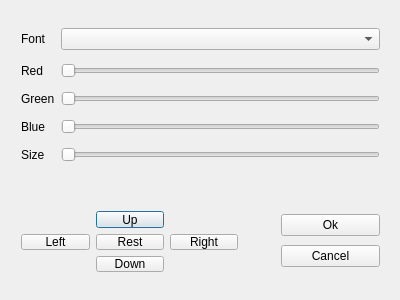
<?xml version="1.0" encoding="UTF-8"?>
<ui version="4.0">
 <class>TextSettings</class>
 <widget class="QDialog" name="TextSettings">
  <property name="geometry">
   <rect>
    <x>0</x>
    <y>0</y>
    <width>400</width>
    <height>300</height>
   </rect>
  </property>
  <property name="windowTitle">
   <string>TextSettings</string>
  </property>
  <widget class="QWidget" name="gridLayoutWidget">
   <property name="geometry">
    <rect>
     <x>10</x>
     <y>10</y>
     <width>381</width>
     <height>171</height>
    </rect>
   </property>
   <layout class="QGridLayout" name="gridLayout_2">
    <item row="3" column="0">
     <widget class="QLabel" name="label_4">
      <property name="text">
       <string>Blue</string>
      </property>
     </widget>
    </item>
    <item row="1" column="1">
     <widget class="QSlider" name="horizontalSlider">
      <property name="orientation">
       <enum>Qt::Horizontal</enum>
      </property>
     </widget>
    </item>
    <item row="0" column="0">
     <widget class="QLabel" name="label">
      <property name="text">
       <string>Font</string>
      </property>
     </widget>
    </item>
    <item row="2" column="1">
     <widget class="QSlider" name="horizontalSlider_2">
      <property name="orientation">
       <enum>Qt::Horizontal</enum>
      </property>
     </widget>
    </item>
    <item row="2" column="0">
     <widget class="QLabel" name="label_3">
      <property name="text">
       <string>Green</string>
      </property>
     </widget>
    </item>
    <item row="3" column="1">
     <widget class="QSlider" name="horizontalSlider_3">
      <property name="orientation">
       <enum>Qt::Horizontal</enum>
      </property>
     </widget>
    </item>
    <item row="0" column="1">
     <widget class="QComboBox" name="comboBox"/>
    </item>
    <item row="1" column="0">
     <widget class="QLabel" name="label_2">
      <property name="text">
       <string>Red</string>
      </property>
     </widget>
    </item>
    <item row="4" column="0">
     <widget class="QLabel" name="label_5">
      <property name="text">
       <string>Size</string>
      </property>
     </widget>
    </item>
    <item row="4" column="1">
     <widget class="QSlider" name="horizontalSlider_4">
      <property name="orientation">
       <enum>Qt::Horizontal</enum>
      </property>
     </widget>
    </item>
   </layout>
  </widget>
  <widget class="QWidget" name="gridLayoutWidget_2">
   <property name="geometry">
    <rect>
     <x>10</x>
     <y>200</y>
     <width>239</width>
     <height>83</height>
    </rect>
   </property>
   <layout class="QGridLayout" name="gridLayout_3">
    <item row="0" column="1">
     <widget class="QPushButton" name="pushButton_4">
      <property name="text">
       <string>Up</string>
      </property>
     </widget>
    </item>
    <item row="1" column="0">
     <widget class="QPushButton" name="pushButton">
      <property name="text">
       <string>Left</string>
      </property>
     </widget>
    </item>
    <item row="1" column="1">
     <widget class="QPushButton" name="pushButton_2">
      <property name="text">
       <string>Rest</string>
      </property>
     </widget>
    </item>
    <item row="1" column="2">
     <widget class="QPushButton" name="pushButton_3">
      <property name="text">
       <string>Right</string>
      </property>
     </widget>
    </item>
    <item row="2" column="1">
     <widget class="QPushButton" name="pushButton_5">
      <property name="text">
       <string>Down</string>
      </property>
     </widget>
    </item>
   </layout>
  </widget>
  <widget class="QWidget" name="verticalLayoutWidget">
   <property name="geometry">
    <rect>
     <x>270</x>
     <y>200</y>
     <width>121</width>
     <height>81</height>
    </rect>
   </property>
   <layout class="QVBoxLayout" name="verticalLayout_2">
    <item>
     <widget class="QPushButton" name="pushButton_6">
      <property name="text">
       <string>Ok</string>
      </property>
     </widget>
    </item>
    <item>
     <widget class="QPushButton" name="pushButton_7">
      <property name="text">
       <string>Cancel</string>
      </property>
     </widget>
    </item>
   </layout>
  </widget>
 </widget>
 <layoutdefault spacing="6" margin="11"/>
 <resources/>
 <connections/>
</ui>
